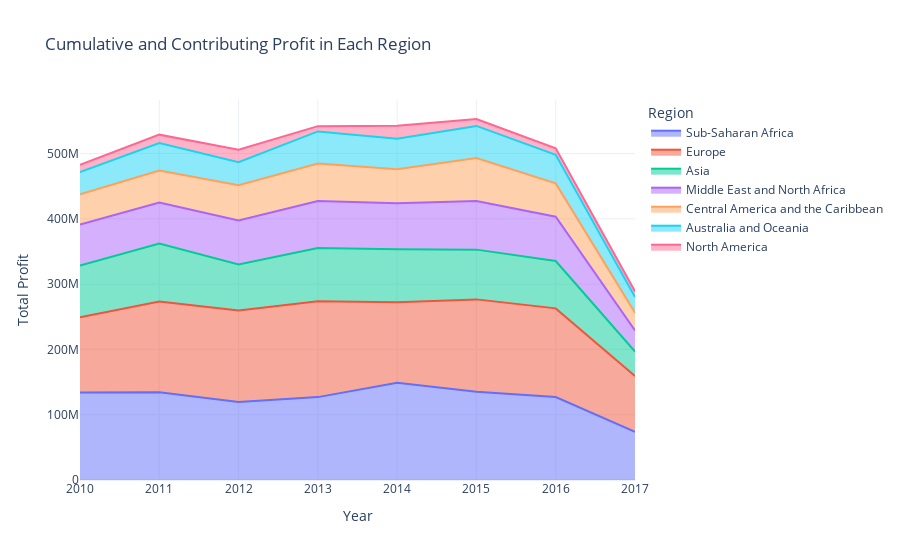

Here is the notebook cell this chart was saved with:
### Code cell
fig = px.area(
    years_region_profit_sorted,
    x='order_year',
    y='Total Profit',
    color='Region',
    title='Cumulative and Contributing Profit in Each Region',
    line_group='Region',
    labels={'Total Profit': 'Profit ($)', 'Year': 'Date'},
)

fig.update_layout(
    xaxis_title='Year',
    yaxis_title='Total Profit',
    hovermode='x unified',
    template='plotly_white'
)

fig.show()

### Figure 1 — Plotly figure (JSON) as saved in the notebook; plotly's stock layout.template omitted (floating-point values rounded to 4 significant figures)
{"data": [{"fillpattern": {"shape": ""}, "hovertemplate": "Region=Sub-Saharan Africa<br>order_year=%{x}<br>Profit ($)=%{y}<extra></extra>", "legendgroup": "Sub-Saharan Africa", "line": {"color": "#636efa"}, "marker": {"symbol": "circle"}, "mode": "lines", "name": "Sub-Saharan Africa", "orientation": "v", "showlegend": true, "stackgroup": "1", "type": "scatter", "x": [2014, 2015, 2011, 2010, 2016, 2013, 2012, 2017], "xaxis": "x", "y": [148900000.0, 135100000.0, 134300000.0, 134100000.0, 127000000.0, 126900000.0, 119400000.0, 73830000.0], "yaxis": "y"}, {"fillpattern": {"shape": ""}, "hovertemplate": "Region=Europe<br>order_year=%{x}<br>Profit ($)=%{y}<extra></extra>", "legendgroup": "Europe", "line": {"color": "#EF553B"}, "marker": {"symbol": "circle"}, "mode": "lines", "name": "Europe", "orientation": "v", "showlegend": true, "stackgroup": "1", "type": "scatter", "x": [2013, 2015, 2012, 2011, 2016, 2014, 2010, 2017], "xaxis": "x", "y": [146800000.0, 141500000.0, 140100000.0, 139000000.0, 135800000.0, 123300000.0, 115200000.0, 85290000.0], "yaxis": "y"}, {"fillpattern": {"shape": ""}, "hovertemplate": "Region=Asia<br>order_year=%{x}<br>Profit ($)=%{y}<extra></extra>", "legendgroup": "Asia", "line": {"color": "#00cc96"}, "marker": {"symbol": "circle"}, "mode": "lines", "name": "Asia", "orientation": "v", "showlegend": true, "stackgroup": "1", "type": "scatter", "x": [2011, 2013, 2014, 2010, 2015, 2016, 2012, 2017], "xaxis": "x", "y": [88750000.0, 81500000.0, 81230000.0, 79170000.0, 76190000.0, 72450000.0, 70470000.0, 37650000.0], "yaxis": "y"}, {"fillpattern": {"shape": ""}, "hovertemplate": "Region=Middle East and North Africa<br>order_year=%{x}<br>Profit ($)=%{y}<extra></extra>", "legendgroup": "Middle East and North Africa", "line": {"color": "#ab63fa"}, "marker": {"symbol": "circle"}, "mode": "lines", "name": "Middle East and North Africa", "orientation": "v", "showlegend": true, "stackgroup": "1", "type": "scatter", "x": [2015, 2013, 2014, 2016, 2012, 2010, 2011, 2017], "xaxis": "x", "y": [74330000.0, 72020000.0, 70240000.0, 67910000.0, 67500000.0, 62860000.0, 62850000.0, 32210000.0], "yaxis": "y"}, {"fillpattern": {"shape": ""}, "hovertemplate": "Region=Central America and the Caribbean<br>order_year=%{x}<br>Profit ($)=%{y}<extra></extra>", "legendgroup": "Central America and the Caribbean", "line": {"color": "#FFA15A"}, "marker": {"symbol": "circle"}, "mode": "lines", "name": "Central America and the Caribbean", "orientation": "v", "showlegend": true, "stackgroup": "1", "type": "scatter", "x": [2015, 2013, 2012, 2014, 2016, 2011, 2010, 2017], "xaxis": "x", "y": [65840000.0, 57540000.0, 54060000.0, 52150000.0, 51070000.0, 49100000.0, 46330000.0, 27250000.0], "yaxis": "y"}, {"fillpattern": {"shape": ""}, "hovertemplate": "Region=Australia and Oceania<br>order_year=%{x}<br>Profit ($)=%{y}<extra></extra>", "legendgroup": "Australia and Oceania", "line": {"color": "#19d3f3"}, "marker": {"symbol": "circle"}, "mode": "lines", "name": "Australia and Oceania", "orientation": "v", "showlegend": true, "stackgroup": "1", "type": "scatter", "x": [2015, 2013, 2014, 2016, 2011, 2012, 2010, 2017], "xaxis": "x", "y": [49270000.0, 49040000.0, 46830000.0, 43820000.0, 42090000.0, 35120000.0, 34070000.0, 23830000.0], "yaxis": "y"}, {"fillpattern": {"shape": ""}, "hovertemplate": "Region=North America<br>order_year=%{x}<br>Profit ($)=%{y}<extra></extra>", "legendgroup": "North America", "line": {"color": "#FF6692"}, "marker": {"symbol": "circle"}, "mode": "lines", "name": "North America", "orientation": "v", "showlegend": true, "stackgroup": "1", "type": "scatter", "x": [2014, 2012, 2011, 2010, 2015, 2016, 2017, 2013], "xaxis": "x", "y": [19690000.0, 19120000.0, 12710000.0, 10750000.0, 10600000.0, 9797000.0, 8712000.0, 8118000.0], "yaxis": "y"}], "layout": {"hovermode": "x unified", "legend": {"title": {"text": "Region"}, "tracegroupgap": 0}, "title": {"text": "Cumulative and Contributing Profit in Each Region"}, "xaxis": {"anchor": "y", "domain": [0, 1], "title": {"text": "Year"}}, "yaxis": {"anchor": "x", "domain": [0, 1], "title": {"text": "Total Profit"}}}}
